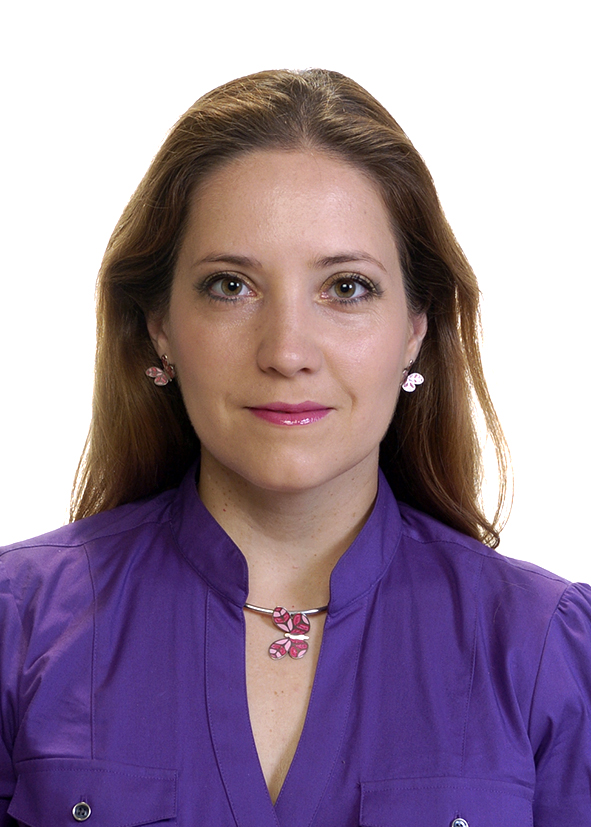
#> input picture 07_Packages/07_OpenCV/Facephoto.jpg, 591 x 827 px, given in place of the camera
$ python Program2.py
#> lines starting #> are read from the running program, lines starting #| are printed output that depends on the picture
#!/usr/bin/env python
# coding: utf-8

# In[2]:


import cv2,time
video=cv2.VideoCapture(0)
time.sleep(3)
video.release()


# In[5]:


import cv2,time
video1=cv2.VideoCapture(0)
check,frame=video1.read()
#> frame is the input picture: shape (827, 591, 3); mean B, G, R 155.6, 136, 155.6
print(check)
#| True
print(frame)
#> (printed output is left out)
print(frame.ndim)
#| 3
print(frame.shape)
#| (827, 591, 3)
time.sleep(3)
video.release()


# In[11]:


import cv2,time
video3=cv2.VideoCapture(0)
check,frame=video3.read()
time.sleep(3)
cv2.imshow('Capturing frame',frame)
cv2.waitKey(0)
video3.release()
cv2.destroyAllWindows()


# In[12]:


import cv2,time
video4=cv2.VideoCapture(0)
while True:
    check,frame=video4.read()
    gray=cv2.cvtColor(frame,cv2.COLOR_BGR2GRAY)
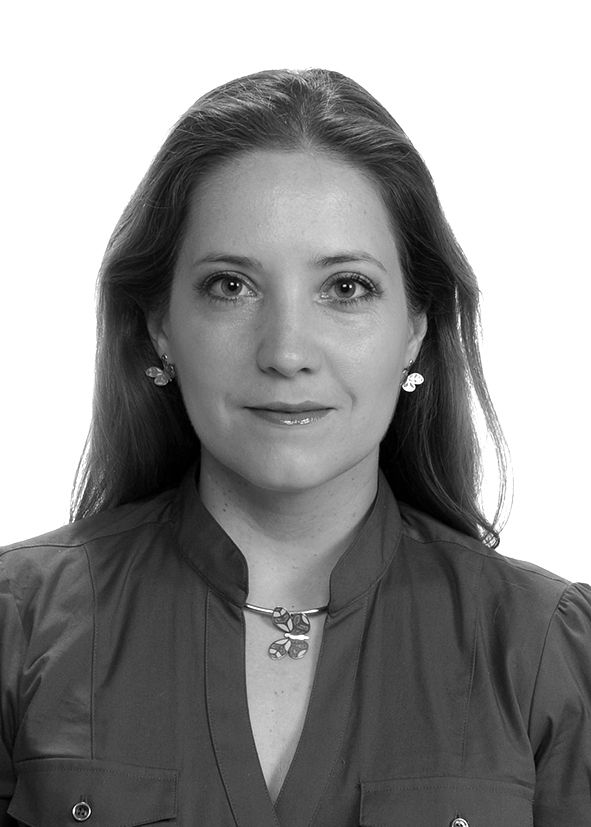
#> gray: shape (827, 591); min 0, max 255, mean 144.1
    cv2.imshow('Capturing gray frame',gray)
    key=cv2.waitKey(1)
#> (key q is pressed here)
    if key==ord('q'):
        break
video4.release()
cv2.destroyAllWindows()


# In[6]:


import cv2,time
first_frame=None
video5=cv2.VideoCapture(0)
while True:
    check,frame=video5.read()
    gray1=cv2.cvtColor(frame,cv2.COLOR_BGR2GRAY)
    gray1=cv2.GaussianBlur(gray1,(21,21),0)
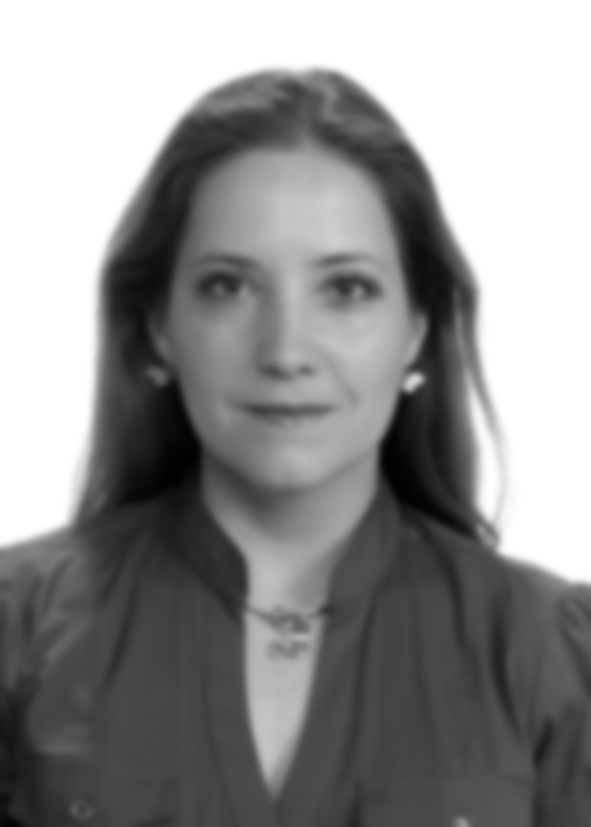
#> gray1: shape (827, 591); min 1, max 255, mean 144.1
    if first_frame is None:
        first_frame=gray1
        continue
    delta_frame=cv2.absdiff(first_frame,gray1)
    thresh_delta=cv2.threshold(delta_frame,30,255,cv2.THRESH_BINARY)[1]
    thresh_delta=cv2.dilate(thresh_delta,None,iterations=0)
    (cnts, _)=cv2.findContours(thresh_delta.copy(), cv2.RETR_EXTERNAL, cv2.CHAIN_APPROX_SIMPLE)
    for contour in cnts:
            if cv2.contourArea(contour)<3000:
                continue
            (x,y,w,h)=cv2.boundingRect(contour)
            cv2.rectangle(frame,(x,y),(x+w, y+h),(0,255,0),3)
    cv2.imshow('Original Frame',frame)
    cv2.imshow('Capturing gray frame....', gray1)
    cv2.imshow('Delta Frame....',delta_frame)
    cv2.imshow('Threshhold frame', thresh_delta)
    key=cv2.waitKey(1)
    if key==ord('q'):
        break
video5.release()
cv2.destroyAllWindows()


# In[ ]:


# In[ ]:


# In[ ]:

$ run again, on 07_Packages/07_OpenCV/computer.jpg
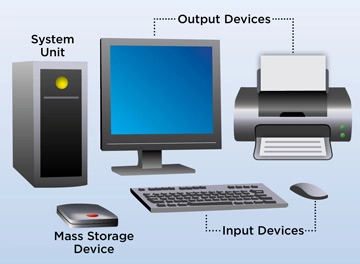
#> input picture 07_Packages/07_OpenCV/computer.jpg, 360 x 264 px, given in place of the camera
#> frame is the input picture: shape (264, 360, 3); mean B, G, R 193, 175.8, 157.6
#| True
#> (printed output is left out)
#| 3
#| (264, 360, 3)
#> `gray=cv2.cvtColor(frame,cv2.COLOR_BGR2GRAY)`:
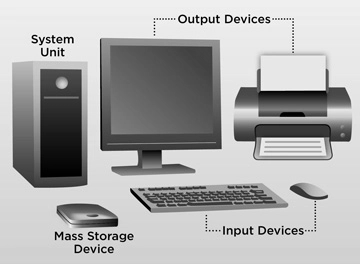
#> gray: shape (264, 360); min 0, max 254, mean 172.4
#> `gray1=cv2.GaussianBlur(gray1,(21,21),0)`:
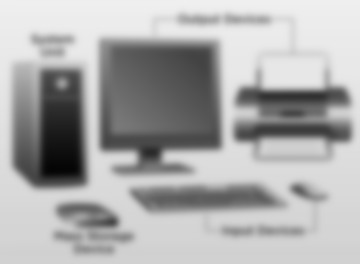
#> gray1: shape (264, 360); min 5, max 239, mean 172.4
